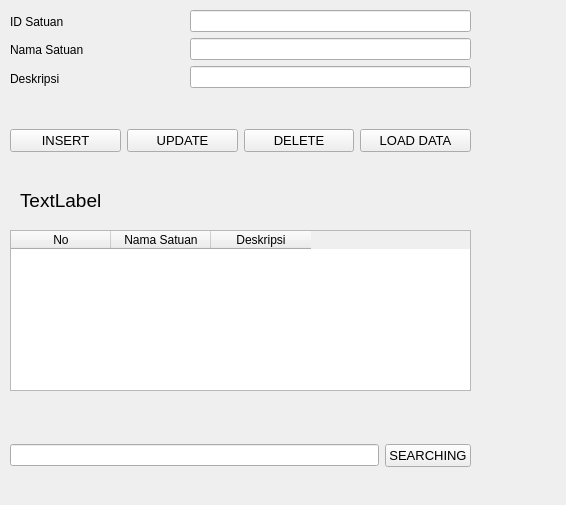
<?xml version="1.0" encoding="UTF-8"?>
<ui version="4.0">
 <class>FormSatuan</class>
 <widget class="QWidget" name="FormSatuan">
  <property name="geometry">
   <rect>
    <x>0</x>
    <y>0</y>
    <width>566</width>
    <height>505</height>
   </rect>
  </property>
  <property name="windowTitle">
   <string>Form</string>
  </property>
  <widget class="QWidget" name="verticalLayoutWidget">
   <property name="geometry">
    <rect>
     <x>10</x>
     <y>10</y>
     <width>160</width>
     <height>80</height>
    </rect>
   </property>
   <layout class="QVBoxLayout" name="verticalLayout">
    <item>
     <widget class="QLabel" name="label">
      <property name="text">
       <string>ID Satuan</string>
      </property>
     </widget>
    </item>
    <item>
     <widget class="QLabel" name="label_2">
      <property name="text">
       <string>Nama Satuan</string>
      </property>
     </widget>
    </item>
    <item>
     <widget class="QLabel" name="label_4">
      <property name="text">
       <string>Deskripsi</string>
      </property>
     </widget>
    </item>
   </layout>
  </widget>
  <widget class="QWidget" name="verticalLayoutWidget_2">
   <property name="geometry">
    <rect>
     <x>190</x>
     <y>10</y>
     <width>281</width>
     <height>80</height>
    </rect>
   </property>
   <layout class="QVBoxLayout" name="verticalLayout_2">
    <item>
     <widget class="QLineEdit" name="lineEdit_id"/>
    </item>
    <item>
     <widget class="QLineEdit" name="lineEdit_nama"/>
    </item>
    <item>
     <widget class="QLineEdit" name="lineEdit_diskripsi"/>
    </item>
   </layout>
  </widget>
  <widget class="QWidget" name="horizontalLayoutWidget">
   <property name="geometry">
    <rect>
     <x>10</x>
     <y>110</y>
     <width>461</width>
     <height>61</height>
    </rect>
   </property>
   <layout class="QHBoxLayout" name="horizontalLayout">
    <item>
     <widget class="QPushButton" name="pushButton">
      <property name="font">
       <font>
        <pointsize>10</pointsize>
       </font>
      </property>
      <property name="text">
       <string>INSERT</string>
      </property>
     </widget>
    </item>
    <item>
     <widget class="QPushButton" name="pushButton_2">
      <property name="font">
       <font>
        <pointsize>10</pointsize>
       </font>
      </property>
      <property name="text">
       <string>UPDATE</string>
      </property>
     </widget>
    </item>
    <item>
     <widget class="QPushButton" name="pushButton_3">
      <property name="font">
       <font>
        <pointsize>10</pointsize>
       </font>
      </property>
      <property name="text">
       <string>DELETE</string>
      </property>
     </widget>
    </item>
    <item>
     <widget class="QPushButton" name="pushButton_4">
      <property name="font">
       <font>
        <pointsize>10</pointsize>
       </font>
      </property>
      <property name="text">
       <string>LOAD DATA</string>
      </property>
     </widget>
    </item>
   </layout>
  </widget>
  <widget class="QLabel" name="label_3">
   <property name="geometry">
    <rect>
     <x>20</x>
     <y>180</y>
     <width>451</width>
     <height>41</height>
    </rect>
   </property>
   <property name="font">
    <font>
     <pointsize>14</pointsize>
    </font>
   </property>
   <property name="text">
    <string>TextLabel</string>
   </property>
  </widget>
  <widget class="QWidget" name="verticalLayoutWidget_3">
   <property name="geometry">
    <rect>
     <x>10</x>
     <y>230</y>
     <width>461</width>
     <height>161</height>
    </rect>
   </property>
   <layout class="QVBoxLayout" name="verticalLayout_3">
    <item>
     <widget class="QTableWidget" name="tableWidget">
      <column>
       <property name="text">
        <string>No</string>
       </property>
      </column>
      <column>
       <property name="text">
        <string>Nama Satuan</string>
       </property>
      </column>
      <column>
       <property name="text">
        <string>Deskripsi</string>
       </property>
      </column>
     </widget>
    </item>
   </layout>
  </widget>
  <widget class="QWidget" name="horizontalLayoutWidget_2">
   <property name="geometry">
    <rect>
     <x>10</x>
     <y>430</y>
     <width>461</width>
     <height>51</height>
    </rect>
   </property>
   <layout class="QHBoxLayout" name="horizontalLayout_2">
    <item>
     <widget class="QLineEdit" name="lineEdit_3"/>
    </item>
    <item>
     <widget class="QPushButton" name="pushButton_5">
      <property name="font">
       <font>
        <pointsize>10</pointsize>
       </font>
      </property>
      <property name="text">
       <string>SEARCHING</string>
      </property>
     </widget>
    </item>
   </layout>
  </widget>
 </widget>
 <resources/>
 <connections/>
</ui>
